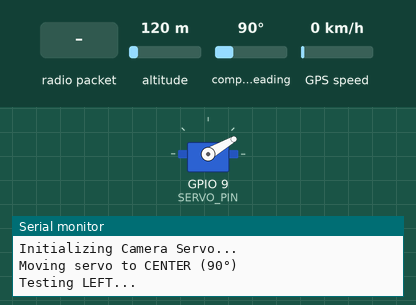
Recording of a sketch running on a simulated ESP32-S3. Parts: servo, the last lines printed to the serial monitor. Inputs (shaded band) come from the test bench; at power-on: altitude 120 m, compass heading 90°, GPS speed 0 km/h. WiFi joins after 1.5 s; servers stay silent unless stated; the GPS gets a fix after 3 s at 37.7749, -122.4194 with 8 satellites; no radio packets arrive unless stated.

Above: at 2.6 s.
At 3.6 s:
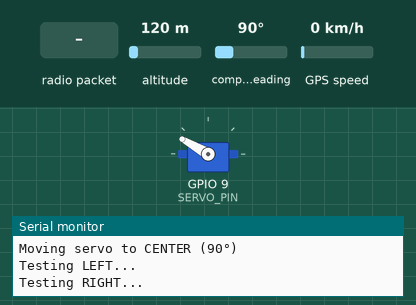
At 8.7 s:
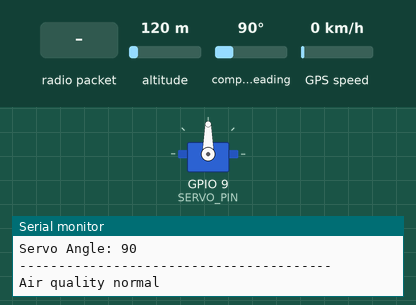
8.8 s: radio packet "BLACKSENTRY" arrives
10.3 s: radio packet "BLUESENTRY" arrives
11.8 s: radio packet "BAD" arrives
Timing chart, 0 to 14.8 s (numbered marks = the images above; inputs shaded):
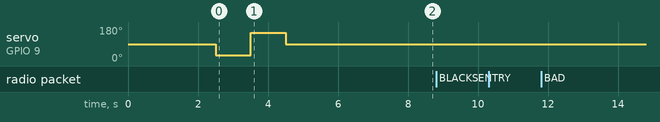

The sketch:

MainNode.ino
```cpp
#include <SPI.h>
#include <LoRa.h>
#include <TinyGPS++.h>
#include <WiFi.h>
#include <HTTPClient.h>
#include <ESP32Servo.h>
#include <WebServer.h>

#define SDS_RX 18
#define SDS_TX 17
#define GPS_RX 15
#define GPS_TX 16
#define LORA_SCK  12
#define LORA_MISO 13
#define LORA_MOSI 11
#define LORA_SS   10
#define LORA_RST  14
#define LORA_DIO0 21
#define SERVO_PIN 9
#define LORA_FREQUENCY 433E6

HardwareSerial SDS(1);
HardwareSerial GPS(2);
TinyGPSPlus gps;
Servo cameraServo;
WebServer server(80);

const char* ssid = "YOUR_WIFI_NAME";
const char* password = "YOUR_WIFI_PASSWORD";
const char* cameraURL = "http://YOUR_ESP32_CAM_IP/capture";

const int mod_thres = 1600;
const int bad_thres = 1800;

enum SDSState { WAIT_AA, READ_REST } sdsState = WAIT_AA;
int sdsIndex = 0;
uint8_t sdsBuffer[10];
float pm25 = 0.0;
float pm10 = 0.0;

int node1RawValue = 0;
String node1Status = "GOOD";
int node2RawValue = 0;
String node2Status = "GOOD";

unsigned long lastPrintTime = 0;
const unsigned long printInterval = 5000;

unsigned long lastCaptureTime = 0;
const unsigned long captureCooldown = 30000;

void readSDS011();
void readLoRa();
void captureCamera();
void printSystemStatus();
String categorizeAQ(int rawValue);
void handleSensorRequest();

void initializeServo() {
  Serial.println("---------------------------------------");
  Serial.println("Initializing Camera Servo...");

  cameraServo.attach(SERVO_PIN);

  // Move to center
  Serial.println("Moving servo to CENTER (90°)");
  cameraServo.write(90);
  delay(1500);

  // Optional self-test
  Serial.println("Testing LEFT...");
  cameraServo.write(30);
  delay(1000);

  Serial.println("Testing RIGHT...");
  cameraServo.write(150);
  delay(1000);

  Serial.println("Returning to CENTER...");
  cameraServo.write(90);
  delay(1500);

  Serial.println("Servo Initialization Complete");
  Serial.println("----------------------------------------");
}

void setup() {
  Serial.begin(115200);
  delay(1000);

  Serial.println("MATE Main Node (ESP32-S3) Initializing");
  Serial.println("----------------------------------------");

  // Initialize and test servo FIRST
  initializeServo();

  Serial.print("Connecting to WiFi: ");
  Serial.println(ssid);
  WiFi.begin(ssid, password);

  unsigned long wifiStart = millis();
  while (WiFi.status() != WL_CONNECTED) {
    delay(500);
    Serial.print(".");
    if (millis() - wifiStart > 15000) {
      Serial.println("\n Connection timed out.");
      break;
    }
  }

  if (WiFi.status() == WL_CONNECTED) {
    Serial.println("\n WiFi Connected");
    Serial.print("IP Address: ");
    Serial.println(WiFi.localIP());

    // Dashboard fetches this endpoint every 3s to display live PM2.5/PM10 readings.
    server.on("/sensor", handleSensorRequest);
    server.begin();
    Serial.println("HTTP server started - /sensor endpoint ready");
  } else {
    Serial.println("\nWiFi Failed to Connect");
  }

  SDS.begin(9600, SERIAL_8N1, SDS_RX, SDS_TX);
  GPS.begin(9600, SERIAL_8N1, GPS_RX, GPS_TX);

  SPI.begin(LORA_SCK, LORA_MISO, LORA_MOSI, LORA_SS);
  LoRa.setPins(LORA_SS, LORA_RST, LORA_DIO0);

  if (!LoRa.begin(LORA_FREQUENCY)) {
    Serial.println("LoRa initialization failed. Check wiring.");
    while (1) {
      delay(1000);
    }
  }
  cameraServo.attach(SERVO_PIN);
  cameraServo.write(90);

  Serial.println("System Ready. Starting Main Loop...");
}

void loop() {
  server.handleClient();


  while (GPS.available()) {
    gps.encode(GPS.read());
  }

  readSDS011();
  readLoRa();

  if (millis() - lastPrintTime >= printInterval) {
    lastPrintTime = millis();
    printSystemStatus();
  }
}

void readSDS011() {
  while (SDS.available() > 0) {
    byte b = SDS.read();

    if (sdsState == WAIT_AA) {
      if (b == 0xAA) {
        sdsBuffer[0] = 0xAA;
        sdsIndex = 1;
        sdsState = READ_REST;
      }
    }
    else if (sdsState == READ_REST) {
      sdsBuffer[sdsIndex++] = b;

      if (sdsIndex == 10) {
        if (sdsBuffer[1] == 0xC0 && sdsBuffer[9] == 0xAB) {
          byte checksum = 0;
          for (int i = 2; i < 8; i++) {
            checksum += sdsBuffer[i];
          }

          if (checksum == sdsBuffer[8]) {
            pm25 = (sdsBuffer[2] + (sdsBuffer[3] << 8)) / 10.0;
            pm10 = (sdsBuffer[4] + (sdsBuffer[5] << 8)) / 10.0;
          }
        }
        sdsState = WAIT_AA;
      }
    }
  }
}

void readLoRa() {
  int packetSize = LoRa.parsePacket();
  if (packetSize > 0) {
    Serial.print("LoRa packet received, size: ");
    Serial.println(packetSize);

    String packet = "";
    while (LoRa.available()) {
      packet += (char)LoRa.read();
    }
    packet.trim();

    Serial.print("LoRa payload: ");
    Serial.println(packet);

    int firstComma = packet.indexOf(',');

    if (firstComma > 0) {
      String nodeId = packet.substring(0, firstComma);

      int secondComma = packet.indexOf(',', firstComma + 1);
      String valueStr = "";

      if (secondComma > 0) {
        valueStr = packet.substring(firstComma + 1, secondComma);
      } else {
        valueStr = packet.substring(firstComma + 1);
      }

      int rawValue = valueStr.toInt();

      if (rawValue < 0) rawValue = 0;

      if (nodeId == "BLACKSENTRY") {
        node1RawValue = rawValue;
        node1Status = categorizeAQ(rawValue);
        Serial.println("Updated Node 1 data");
      }
      else if (nodeId == "BLUESENTRY") {
        node2RawValue = rawValue;
        node2Status = categorizeAQ(rawValue);
        Serial.println("Updated Node 2 data");
      }
      else {
        Serial.print("Unknown Node ID: ");
        Serial.println(nodeId);
      }
    } else {
      Serial.println("Malformed LoRa packet. Expected format: NODE<X>,<value>");
    }
  }
}

void captureCamera() {
  if (WiFi.status() == WL_CONNECTED) {
    HTTPClient http;
    Serial.println("Sending HTTP GET to ESP32-CAM...");

    http.begin(cameraURL);
    http.setFollowRedirects(HTTPC_STRICT_FOLLOW_REDIRECTS);

    int httpResponseCode = http.GET();
    Serial.print("Camera HTTP Response Code: ");
    Serial.println(httpResponseCode);

    if (httpResponseCode > 0) {
      int imageSize = http.getSize();
      Serial.print("Image size: ");
      Serial.print(imageSize);
      Serial.println(" bytes");
    } else {
      Serial.print("HTTP GET failed, error: ");
      Serial.println(http.errorToString(httpResponseCode));
    }

    http.end();
  } else {
    Serial.println("WiFi not connected. Cannot trigger camera.");
  }
}

String categorizeAQ(int rawValue) {
  if (rawValue < mod_thres) {
    return "GOOD";
  } else if (rawValue < bad_thres) {
    return "MODERATE";
  } else {
    return "BAD";
  }
}

// Serves the local SDS011 PM2.5/PM10 readings as JSON so the web dashboard
// can poll it directly (dashboard fetches this every 3 seconds).
void handleSensorRequest() {
  server.sendHeader("Access-Control-Allow-Origin", "*"); // allow the browser page to read this response

  bool badAirNow = (pm25 > 35.0 || node1Status == "BAD" || node2Status == "BAD");

  String json = "{";
  json += "\"pm25\":" + String(pm25, 1) + ",";
  json += "\"pm10\":" + String(pm10, 1) + ",";
  json += "\"node1Value\":" + String(node1RawValue) + ",";
  json += "\"node1Status\":\"" + node1Status + "\",";
  json += "\"node2Value\":" + String(node2RawValue) + ",";
  json += "\"node2Status\":\"" + node2Status + "\",";
  if (gps.location.isValid()) {
    json += "\"lat\":" + String(gps.location.lat(), 6) + ",";
    json += "\"lng\":" + String(gps.location.lng(), 6) + ",";
  }
  json += "\"badAir\":" + String(badAirNow ? "true" : "false");
  json += "}";

  server.send(200, "application/json", json);
}

void printSystemStatus() {
  Serial.println("System Status Report");
  Serial.println("---------------------------------------");

  Serial.print("PM2.5: ");
  Serial.println(pm25);
  Serial.print("PM10: ");
  Serial.println(pm10);

  if (gps.location.isValid()) {
    Serial.print("GPS Lat: ");
    Serial.println(gps.location.lat(), 6);
    Serial.print("GPS Lng: ");
    Serial.println(gps.location.lng(), 6);
  } else {
    Serial.println("GPS: Waiting for fix...");
  }

  Serial.print("Node 1 Value: ");
  Serial.print(node1RawValue);
  Serial.print(" (");
  Serial.print(node1Status);
  Serial.println(")");

  Serial.print("Node 2 Value: ");
  Serial.print(node2RawValue);
  Serial.print(" (");
  Serial.print(node2Status);
  Serial.println(")");

  int difference = node1RawValue - node2RawValue;
  int servoAngle = 90 - (difference/5);

  servoAngle = constrain(servoAngle, 0, 180);

  cameraServo.write(servoAngle);
  Serial.print("Servo Angle: ");
  Serial.println(servoAngle);

  Serial.println("----------------------------------------");

  bool badAir = (pm25 > 35.0 || node1Status == "BAD" || node2Status == "BAD");


  if (badAir) {

    Serial.println("Illegal burning detected");

    if (millis() - lastCaptureTime > captureCooldown) {

      Serial.println("Taking evidence photo...");

      captureCamera();

      lastCaptureTime = millis();

    }
    else {

      Serial.println("Photo cooldown active...");
    }

  }
  else {

    Serial.println("Air quality normal");

    lastCaptureTime = 0;
  }
}
```
